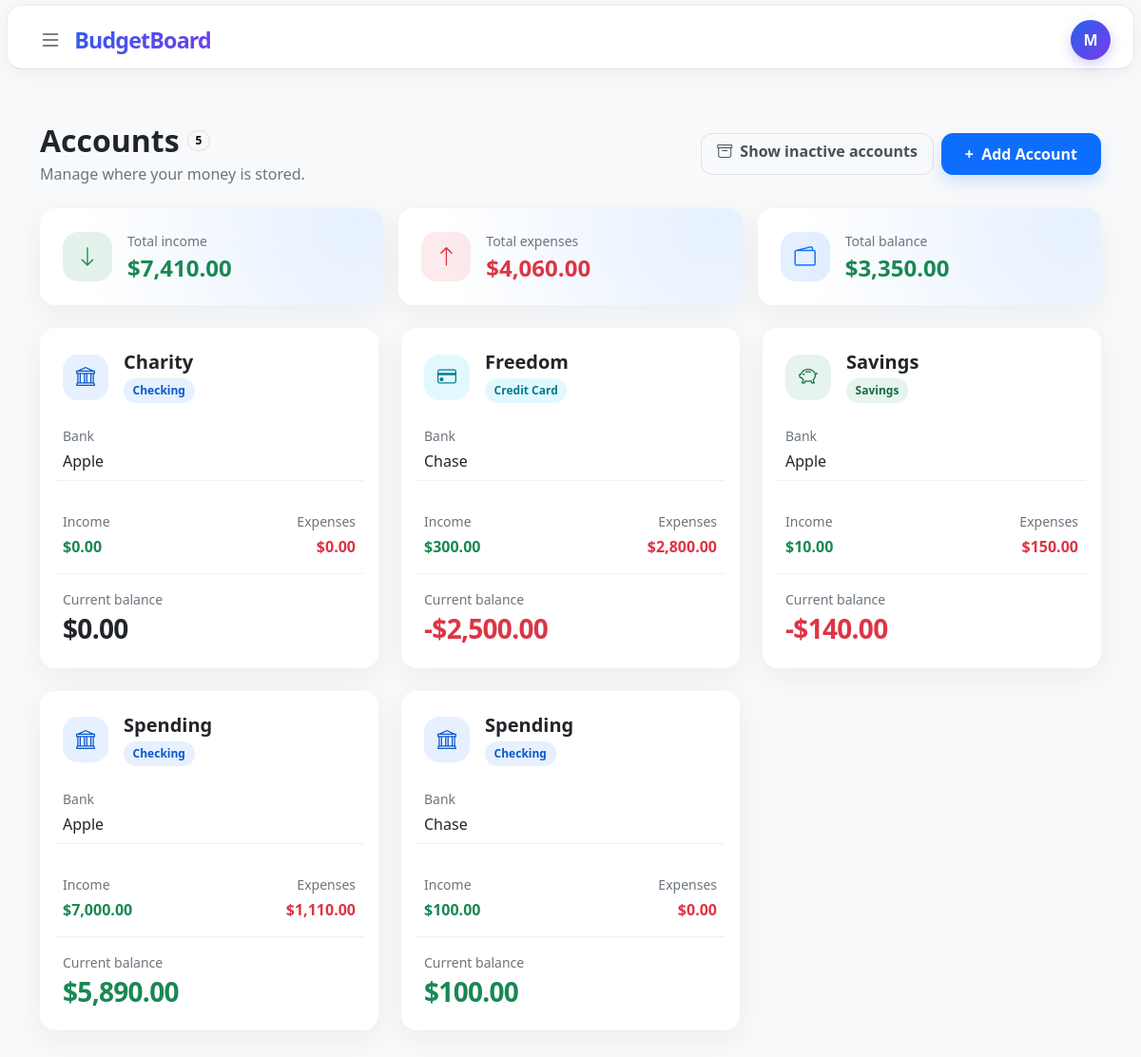
Page /accounts (signed in) on the committed database.
### tables this page shows
CREATE TABLE accounts(
    id INTEGER PRIMARY KEY AUTOINCREMENT,
    user_id INTEGER NOT NULL,
    name TEXT NOT NULL,
    type TEXT NOT NULL CHECK (
        type IN (
            'checking',
            'savings',
            'cash',
            'credit card',
            'investment',
            'other'
        )
    ),
    bank TEXT,
    created_at DATETIME NOT NULL DEFAULT CURRENT_TIMESTAMP, active INTEGER NOT NULL DEFAULT 1
CHECK (active IN (0, 1)),

    FOREIGN KEY (user_id) REFERENCES users(id)
);

### app.py (the view, shortened to what this page needs)
@app.route("/accounts", methods=["GET", "POST"])
@login_required
def accounts():
    user_id = session["user_id"]
    show_inactive = request.args.get("status") == "inactive"
    active_value = 0 if show_inactive else 1
    accounts_url = url_for(
        "accounts",
        status="inactive" if show_inactive else None,
        _external=True
    )
    account_filter_url = url_for(
        "accounts",
        status=None if show_inactive else "inactive",
        _external=True
    )
    (
        account_rows,
        total_income,
        total_expenses,
        total_balance
    ) = load_accounts(db, user_id, active_value)
    return render_template(
        "accounts.html",
        accounts=account_rows,
        total_income=total_income,
        total_expenses=total_expenses,
        total_balance=total_balance,
        account_count=len(account_rows),
        show_inactive=show_inactive,
        accounts_url=accounts_url,
        account_filter_url=account_filter_url
    )

### helpers.py (called while the page is built)
def login_required(f):
    @wraps(f)
    def decorated_function(*args, **kwargs):
        if session.get("user_id") is None:
            return redirect("/login")
        return f(*args, **kwargs)
    return decorated_function

def usd(value):
    sign = "-" if value < 0 else ""
    return f"{sign}${abs(value):,.2f}"

### templates/accounts.html (shortened to what this page needs)
{% extends "layout.html" %}
{% block main %}
    <section class="accounts-page py-4 py-lg-5">
        <div class="container-xl">
            <div class="d-flex flex-column flex-md-row align-items-md-center justify-content-between gap-3 mb-4">
                <div>
                    <div class="d-flex align-items-center gap-2 mb-1">
                        <h1 class="h2 fw-bold mb-0">{{ "Inactive accounts" if show_inactive else "Accounts" }}</h1>
                        <span class="badge rounded-pill text-bg-light border">{{ account_count }}</span>
                    </div>
                    <p class="text-secondary mb-0">
                        {% if show_inactive %}
                            Review accounts that are hidden from new transactions.
                        {% else %}
                            Manage where your money is stored.
                        {% endif %}
                    </p>
                </div>
                <div class="d-flex flex-wrap gap-2 align-self-start align-self-md-center">
                    <a class="btn btn-outline-secondary accounts-filter-button px-3" href="{{ account_filter_url }}">
                        {% if show_inactive %}
                            <i class="bi bi-wallet2 me-1" aria-hidden="true"></i> Show active accounts
                        {% else %}
                            <i class="bi bi-archive me-1" aria-hidden="true"></i> Show inactive accounts
                        {% endif %}
                    </a>
                    {% if not show_inactive %}
                        <button
                            class="btn btn-primary accounts-add-button px-4"
                            type="button"
                            data-bs-toggle="modal"
                            data-bs-target="#addAccountModal"
                        >
                            <span class="me-1" aria-hidden="true">+</span> Add Account
                        </button>
                    {% endif %}
                </div>
            </div>
            <div class="row g-3 mb-4">
                <div class="col-12 col-md-4">
                    <div class="card accounts-summary-card border-0 h-100">
                        <div class="card-body p-4">
                            <div class="d-flex align-items-center gap-3">
                                <div class="accounts-summary-icon accounts-summary-income" aria-hidden="true">
                                    <i class="bi bi-arrow-down"></i>
                                </div>
                                <div>
                                    <p class="text-secondary small mb-1">Total income</p>
                                    <p class="h4 fw-bold text-success mb-0">{{ total_income | usd }}</p>
                                </div>
                            </div>
                        </div>
                    </div>
                </div>
                <div class="col-12 col-md-4">
                    <div class="card accounts-summary-card border-0 h-100">
                        <div class="card-body p-4">
                            <div class="d-flex align-items-center gap-3">
                                <div class="accounts-summary-icon accounts-summary-expense" aria-hidden="true">
                                    <i class="bi bi-arrow-up"></i>
                                </div>
                                <div>
                                    <p class="text-secondary small mb-1">Total expenses</p>
                                    <p class="h4 fw-bold text-danger mb-0">{{ total_expenses | usd }}</p>
                                </div>
                            </div>
                        </div>
                    </div>
                </div>
                <div class="col-12 col-md-4">
                    <div class="card accounts-summary-card border-0 h-100">
                        <div class="card-body p-4">
                            <div class="d-flex align-items-center gap-3">
                                <div class="accounts-summary-icon" aria-hidden="true">
                                    <i class="bi bi-wallet2"></i>
                                </div>
                                <div>
                                    <p class="text-secondary small mb-1">Total balance</p>
                                    <p class="h4 fw-bold mb-0 {% if total_balance > 0 %}text-success{% elif total_balance < 0 %}text-danger{% endif %}">
                                        {{ total_balance | usd }}
                                    </p>
                                </div>
                            </div>
                        </div>
                    </div>
                </div>
            </div>
            <div class="row g-4">
                {% for account in accounts %}
                    {% set editor_class = "account-item-" ~ account["id"] %}
                    {% set status_modal_id = "accountStatusModal-" ~ account["id"] %}
                    <div class="col-12 col-md-6 col-xl-4">
                        <article class="card account-card border-0 h-100 {% if show_inactive %}account-card-inactive{% endif %}">
                            {% if not show_inactive %}
                                <div class="collapse show {{ editor_class }}">
                                    <div class="card-body p-4">
                                        <div class="d-flex align-items-start justify-content-between gap-3 mb-4">
                                            <div class="d-flex align-items-center gap-3 min-w-0">
                                                <div class="account-icon account-icon-{{ account['type'] | replace(' ', '-') }}" aria-hidden="true">
                                                    {% if account["type"] == "checking" %}
                                                        <i class="bi bi-bank"></i>
                                                    {% elif account["type"] == "savings" %}
                                                        <i class="bi bi-piggy-bank"></i>
                                                    {% elif account["type"] == "cash" %}
                                                        <i class="bi bi-cash-stack"></i>
                                                    {% elif account["type"] == "credit card" %}
                                                        <i class="bi bi-credit-card"></i>
                                                    {% elif account["type"] == "investment" %}
                                                        <i class="bi bi-graph-up-arrow"></i>
                                                    {% else %}
                                                        <i class="bi bi-wallet2"></i>
                                                    {% endif %}
                                                </div>
                                                <div class="min-w-0">
                                                    <h2 class="h5 fw-bold text-truncate mb-1">{{ account["name"] }}</h2>
                                                    <span class="account-type account-type-{{ account['type'] | replace(' ', '-') }}">
                                                        {{ account["type"] | title }}
                                                    </span>
                                                </div>
                                            </div>
                                        </div>
                                        <p class="text-secondary small mb-1">Bank</p>
                                        <p class="fw-medium mb-4">{{ account["bank"] or "None" }}</p>
                                        <div class="row g-3 account-totals py-3 border-top border-bottom">
                                            <div class="col-6">
                                                <p class="text-secondary small mb-1">Income</p>
                                                <p class="fw-semibold text-success mb-0">{{ account["total_income"] | usd }}</p>
                                            </div>
                                            <div class="col-6 text-end">
                                                <p class="text-secondary small mb-1">Expenses</p>
                                                <p class="fw-semibold text-danger mb-0">{{ account["total_expenses"] | usd }}</p>
                                            </div>
                                        </div>
                                        <div class="account-balance pt-3">
                                            <p class="text-secondary small mb-1">Current balance</p>
                                            <p class="h3 fw-bold mb-0 {% if account['balance'] > 0 %}text-success{% elif account['balance'] < 0 %}text-danger{% endif %}">
                                                {{ account["balance"] | usd }}
                                            </p>
                                        </div>
                                    </div>
                                </div>
                            {% endif %}
                        </article>
                    </div>
                {% endfor %}
            </div>
        </div>
    </section>
{% endblock %}

### static/style.css (style rules this page uses)
body { background-color: #f8f9fa; color: #212529; }
.accounts-page { min-height: calc(100vh - 72px); background-color: #f8f9fa; }
.accounts-add-button { min-height: 2.75rem; border-radius: 0.75rem; font-weight: 600; box-shadow: 0 0.5rem 1rem rgba(13, 110, 253, 0.16); }
.accounts-filter-button { min-height: 2.75rem; border-color: #dee2e6; border-radius: 0.75rem; color: #495057; font-weight: 600; }
.accounts-summary-card, .account-card { border-radius: 1rem; background-color: #fff; box-shadow: 0 0.5rem 1.75rem rgba(33, 37, 41, 0.06); }
.accounts-summary-card { background: radial-gradient(circle at 92% 15%, rgba(13, 110, 253, 0.1), transparent 18rem), #fff; }
.accounts-summary-icon, .account-icon { display: grid; flex: 0 0 auto; place-items: center; border-radius: 1rem; }
.accounts-summary-icon { width: 3.25rem; height: 3.25rem; background-color: rgba(13, 110, 253, 0.11); color: #0d6efd; font-size: 1.4rem; }
.accounts-summary-income { background-color: rgba(25, 135, 84, 0.11); color: #198754; }
.accounts-summary-expense { background-color: rgba(220, 53, 69, 0.1); color: #dc3545; }
.account-card { transition: transform 0.2s ease, box-shadow 0.2s ease; }
.account-totals { border-color: #eef0f2 !important; }
.account-icon { width: 3rem; height: 3rem; font-size: 1.25rem; }
.account-icon-checking, .account-type-checking { background-color: rgba(13, 110, 253, 0.1); color: #0a58ca; }
.account-icon-savings, .account-type-savings { background-color: rgba(25, 135, 84, 0.1); color: #146c43; }
.account-icon-credit-card, .account-type-credit-card { background-color: rgba(13, 202, 240, 0.12); color: #087990; }
.account-type { display: inline-flex; align-items: center; padding: 0.25rem 0.6rem; border-radius: 999px; font-size: 0.75rem; font-weight: 600; white-space: nowrap; }
.account-balance .h3 { letter-spacing: -0.025em; }
.min-w-0 { min-width: 0; }

### rows in the picture
accounts: name "Charity", type "Checking", bank "Apple", total_income "$0.00", total_expenses "$0.00", balance "$0.00"
accounts: name "Freedom", type "Credit Card", bank "Chase", total_income "$300.00", total_expenses "$2,800.00", balance "-$2,500.00"
accounts: name "Savings", type "Savings", bank "Apple", total_income "$10.00", total_expenses "$150.00", balance "-$140.00"
accounts: name "Spending", type "Checking", bank "Apple", total_income "$7,000.00", total_expenses "$1,110.00", balance "$5,890.00"
accounts: name "Spending", type "Checking", bank "Chase", total_income "$100.00", total_expenses "$0.00", balance "$100.00"

### other values in the picture
{{ session.get("username", "U")[0] | upper }} "M"
{{ "Inactive accounts" if show_inactive else "Accounts" }} "Accounts"
{{ account_count }} "5"
{{ total_income | usd }} "$7,410.00"
{{ total_expenses | usd }} "$4,060.00"
{{ total_balance | usd }} "$3,350.00"
